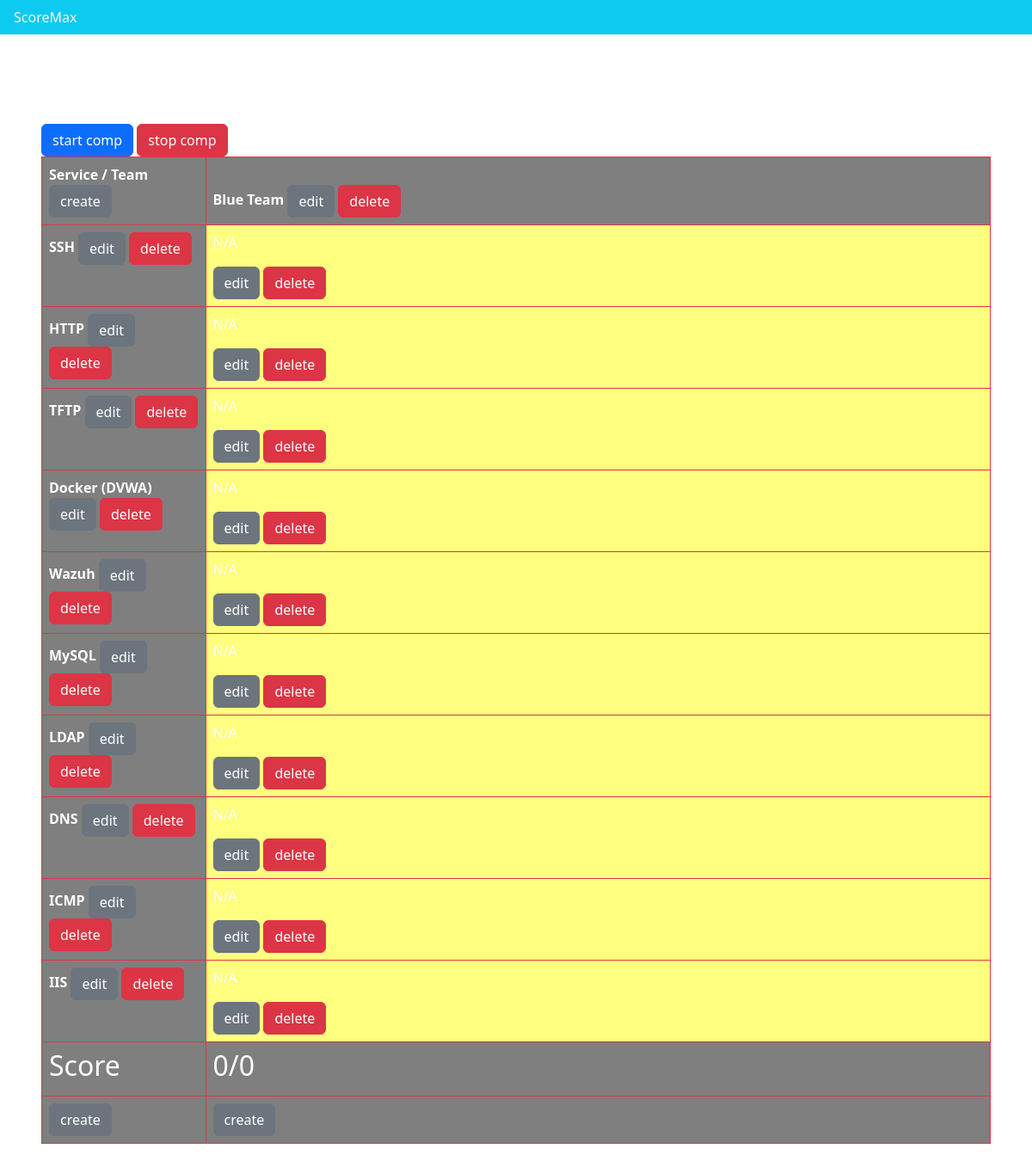
The page /app/team_services/ on the database as committed earlier.
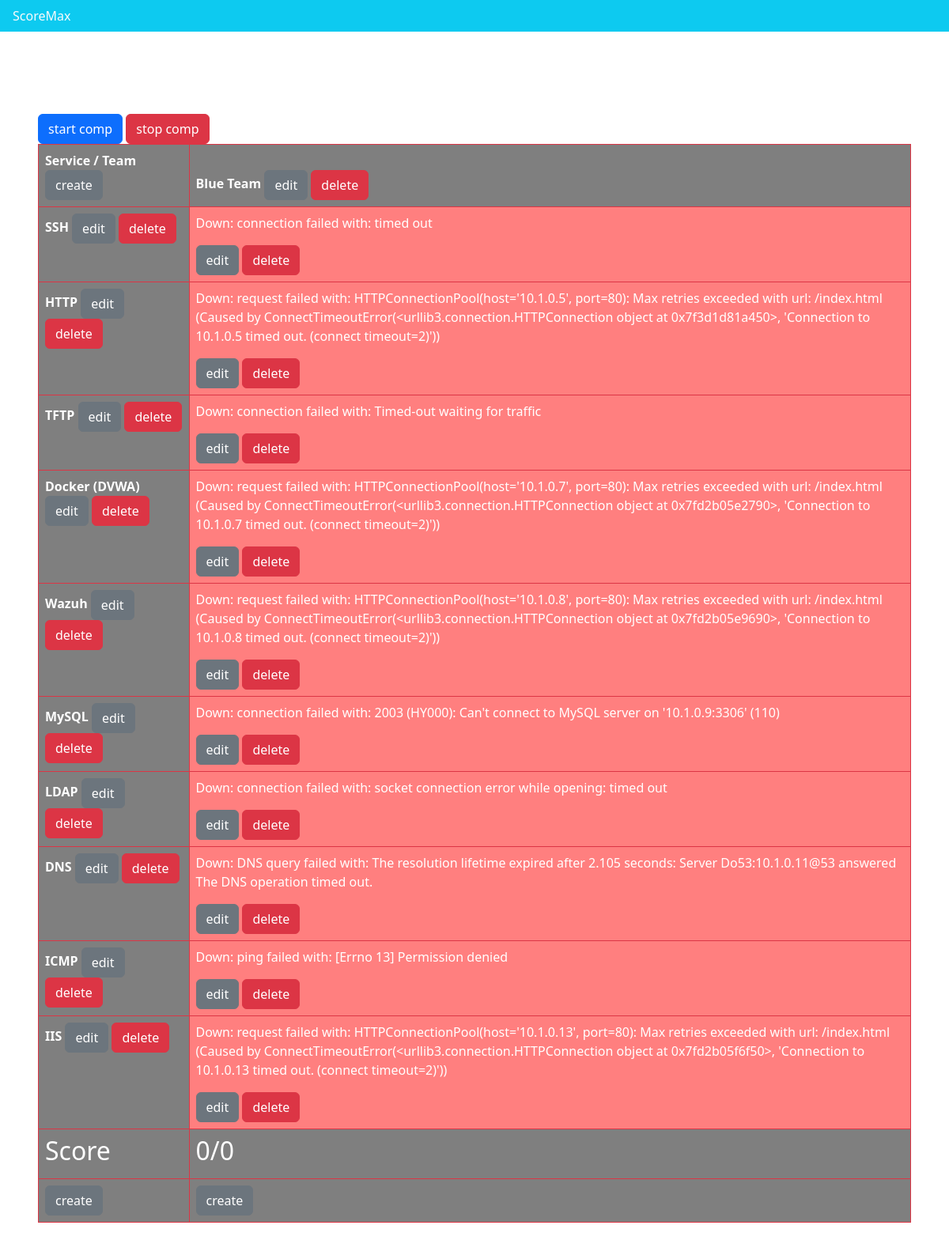
The same page on the database as committed later.
### scoringapp/models.py (models this page shows)
class Team(models.Model):
    id = models.AutoField(primary_key=True)
    name = models.CharField(max_length=25)
    score = models.IntegerField(default=0)
    max_score = models.IntegerField(default=0)

class Service(models.Model):
    id = models.AutoField(primary_key=True)
    name = models.CharField(max_length=25)

class TeamService(models.Model):
    id = models.AutoField(primary_key=True)
    team = models.ForeignKey('Team', on_delete=models.CASCADE)
    service = models.ForeignKey('Service', on_delete=models.CASCADE)
    uri = models.CharField(max_length=1024)
    username = models.CharField(max_length=255, blank=True)
    password = models.CharField(max_length=255, blank=True)
    newest_check = models.ForeignKey('Check', null=True, on_delete=models.SET_NULL)

class Check(models.Model):
    id = models.AutoField(primary_key=True)
    team_service = models.ForeignKey('TeamService', on_delete=models.CASCADE)
    time = models.DateTimeField()
    is_up = models.BooleanField()
    status = models.CharField(max_length=1024, blank=True)

### scoringapp/views.py (the view)
# urls.py: path('team_services/', TeamServiceListView.as_view(), name='team-services'),
class TeamServiceListView(ListView):
    template_name = 'team_service/team_service_list.html'
    context_object_name = 'services'
    model = Service
    def get_context_data(self, **kwargs) -> dict:
        context = super().get_context_data(**kwargs)
        context = {
            'teams': [],
            'services': [],
            'status': Competition.objects.first(),
        }
        context['teams'] = list(Team.objects.all())
        for service in Service.objects.all():
            this_service = []
            for team in context['teams']:
                team_service = TeamService.objects.filter(team=team, service=service).first()
                this_service.append(team_service)
            context['services'].append((service, this_service))
        return context

### scoringapp/templates/team_service/team_service_list.html (shortened to what this page needs)
{% extends "base.html" %}
{% block content %}
<div class="mr-5 p-5">
    <h1>Zoo: Free the animals!</h1>
    <button class="start-comp-btn btn btn-primary">start comp</button>
    <button class="stop-comp-btn btn btn-danger">stop comp</button>
    <table class="table table-bordered border-danger">
        <thead>
            <tr>
                <th scope="col" class="col-1">
                    Service / Team
                    <a href="{% url 'team-create' %}" class="btn btn-secondary">create</a>
                </th>
                {% for team in teams %}
                <th scope="col" class="col-5">
                    {{ team.name }}
                    <a href="{% url 'team-update' pk=team.id %}" class="btn btn-secondary">edit</a>
                    <a href="{% url 'team-delete' pk=team.id %}" class="btn btn-danger">delete</a>
                </th>
                {% endfor %}
            </tr>
        </thead>
        <tbody>
            {% for service, team_services in services %}
            <tr>
                <th scope="row">
                    {{ service.name }}
                    <a href="{% url 'service-update' pk=service.id %}" class="btn btn-secondary">edit</a>
                    <a href="{% url 'service-delete' pk=service.id %}" class="btn btn-danger">delete</a>
                </th>
                {% for team_service in team_services %}
                    {% if team_service and team_service.newest_check %}
                        {% if team_service.newest_check.is_up %}
                            <td style="background-color: rgba(0,255,0, 0.5) !important;">
                                <p>Up</p>
                                <a href="{% url 'team-service-update' pk=team_service.id %}" class="btn btn-secondary">edit</a>
                                <a href="{% url 'team-service-delete' pk=team_service.id %}" class="btn btn-danger">delete</a>
                            </td>
                        {% else %}
                            <td style="background-color: rgba(255,0,0, 0.5) !important;">
                                <p>Down: {{ team_service.newest_check.status }}</p>
                                <a href="{% url 'team-service-update' pk=team_service.id %}" class="btn btn-secondary">edit</a>
                                <a href="{% url 'team-service-delete' pk=team_service.id %}" class="btn btn-danger">delete</a>
                            </td>
                        {% endif %}
                    {% else %}
                        <td style="background-color: rgba(255,255,0, 0.5) !important;">
                            <p>N/A</p>
                            <a href="{% url 'team-service-update' pk=team_service.id %}" class="btn btn-secondary">edit</a>
                            <a href="{% url 'team-service-delete' pk=team_service.id %}" class="btn btn-danger">delete</a>
                        </td>
                    {% endif %}
                {% endfor %}
            </tr>
            {% endfor %}
            <tr>
                <th scope="row">
                    <h2>Score</h2>
                </th>
                {% for team in teams %}
                <td>
                    <h2>{{ team.score }}/{{ team.max_score }}</h2>
                </td>
                {% endfor %}
            </tr>
            <tr>
                <th scope="row">
                    <a href="{% url 'service-create' %}" class="btn btn-secondary">create</a>
                </th>
                {% for team in teams %}
                <td>
                    <a href="{% url 'team-service-create' %}" class="btn btn-secondary">create</a>
                </td>
                {% endfor %}
            </tr>
        </tbody>
    </table>
</div>
{% endblock %}

### scoringapp/templates/base.html (shortened to what this page needs)
<!DOCTYPE html>
<head>
    {% load django_bootstrap5 %}
    {% bootstrap_css %}
</head>
<body>
    <div>
        <ul class="nav bg-info">
            <li class="nav-item">
                <a class="nav-link link-light" href="#">ScoreMax</a>
            </li>
        </ul>
        {% block content %}
        {% endblock %}
    </div>
</body>

### scoringapp/templates/base.html (style rules this page uses)
body { background-image: url('https://external-content.duckduckgo.com/iu/?u=https%3A%2F%2Fstatic.independent.co.uk%2F2023%2F08%2F02%2F09%2Fnewspress-collage-ji3ryiocq-1690914726763.jpg&f=1&nofb=1&ipt=4ed4dbc2986b3d458023c7443c3a887f0e7f9d3728e42aaa2ddf0bceca3df310&ipo=images'); }
table tr td, table tr th { background-color: rgba(0,0,0, 0.5) !important; color: white !important; }
h1 { color: white !important; }

Rows that differ between the two databases and show on the page:
changed TeamService: newest_check_id empty → 59 (drawn); newest_check.status (not shown) → "connection failed with: timed out"
changed TeamService: newest_check_id empty → 64 (drawn); newest_check.status (not shown) → "request failed with: HTTPConnectionPool(host='10.1.0.5', port=80): Max retries exceeded with url: /index.html (Caused by ConnectTimeoutError(<urllib3.connection.HTTPConnection object at 0x7f3d1d81a450>, 'Connection to 10.1.0.5 timed out. (connect timeout=2)'))"
changed TeamService: newest_check_id empty → 69 (drawn); newest_check.status (not shown) → "connection failed with: Timed-out waiting for traffic"
changed TeamService: newest_check_id empty → 70 (drawn); newest_check.status (not shown) → "request failed with: HTTPConnectionPool(host='10.1.0.7', port=80): Max retries exceeded with url: /index.html (Caused by ConnectTimeoutError(<urllib3.connection.HTTPConnection object at 0x7fd2b05e2790>, 'Connection to 10.1.0.7 timed out. (connect timeout=2)'))"
changed TeamService: newest_check_id empty → 66 (drawn); newest_check.status (not shown) → "request failed with: HTTPConnectionPool(host='10.1.0.8', port=80): Max retries exceeded with url: /index.html (Caused by ConnectTimeoutError(<urllib3.connection.HTTPConnection object at 0x7fd2b05e9690>, 'Connection to 10.1.0.8 timed out. (connect timeout=2)'))"
changed TeamService: newest_check_id empty → 58 (drawn); newest_check.status (not shown) → "connection failed with: 2003 (HY000): Can't connect to MySQL server on '10.1.0.9:3306' (110)"
changed TeamService: newest_check_id empty → 71 (drawn); newest_check.status (not shown) → "connection failed with: socket connection error while opening: timed out"
changed TeamService: newest_check_id empty → 68 (drawn); newest_check.status (not shown) → "DNS query failed with: The resolution lifetime expired after 2.105 seconds: Server Do53:10.1.0.11@53 answered The DNS operation timed out."
changed TeamService: newest_check_id empty → 54 (drawn); newest_check.status (not shown) → "ping failed with: [Errno 13] Permission denied"
changed TeamService: newest_check_id empty → 72 (drawn); newest_check.status (not shown) → "request failed with: HTTPConnectionPool(host='10.1.0.13', port=80): Max retries exceeded with url: /index.html (Caused by ConnectTimeoutError(<urllib3.connection.HTTPConnection object at 0x7fd2b05f6f50>, 'Connection to 10.1.0.13 timed out. (connect timeout=2)'))"
